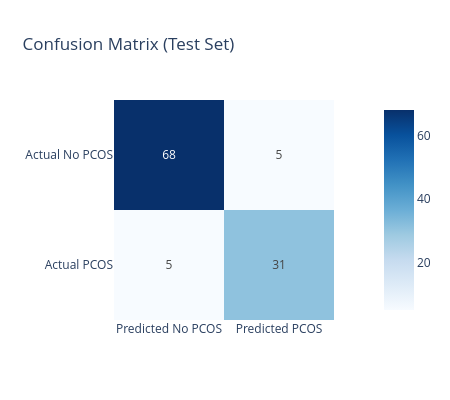

Notebook cell for this chart:
### Markdown cell above
## 6 · Confusion Matrix

### Code cell
cm = confusion_matrix(y_test, y_pred)
cm_df = pd.DataFrame(
    cm,
    index=["Actual No PCOS", "Actual PCOS"],
    columns=["Predicted No PCOS", "Predicted PCOS"],
)

fig = px.imshow(
    cm_df,
    text_auto=True,
    color_continuous_scale="Blues",
    title="Confusion Matrix (Test Set)",
    template="plotly_white",
    width=450, height=400,
)
fig.show()

### Figure 1 — Plotly figure (JSON) as saved in the notebook; plotly's stock layout.template omitted (floating-point values rounded to 4 significant figures)
{"data": [{"coloraxis": "coloraxis", "hovertemplate": "x: %{x}<br>y: %{y}<br>color: %{z}<extra></extra>", "name": "0", "texttemplate": "%{z}", "type": "heatmap", "x": ["Predicted No PCOS", "Predicted PCOS"], "xaxis": "x", "y": ["Actual No PCOS", "Actual PCOS"], "yaxis": "y", "z": [[68, 5], [5, 31]]}], "layout": {"coloraxis": {"colorscale": [[0, "rgb(247,251,255)"], [0.125, "rgb(222,235,247)"], [0.25, "rgb(198,219,239)"], [0.375, "rgb(158,202,225)"], [0.5, "rgb(107,174,214)"], [0.625, "rgb(66,146,198)"], [0.75, "rgb(33,113,181)"], [0.875, "rgb(8,81,156)"], [1, "rgb(8,48,107)"]]}, "height": 400, "title": {"text": "Confusion Matrix (Test Set)"}, "width": 450, "xaxis": {"anchor": "y", "constrain": "domain", "domain": [0, 1], "scaleanchor": "y"}, "yaxis": {"anchor": "x", "autorange": "reversed", "constrain": "domain", "domain": [0, 1]}}}
